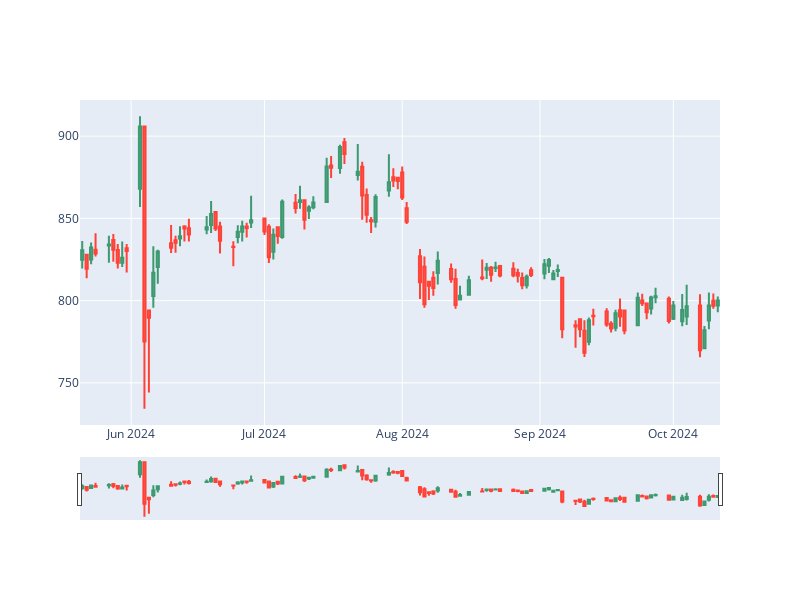

The code cell stored with this chart in its notebook:
### Markdown cell above
### Visualize the stock

### Code cell
client.plot_candlestick(symbol="SBIN.BSE")
